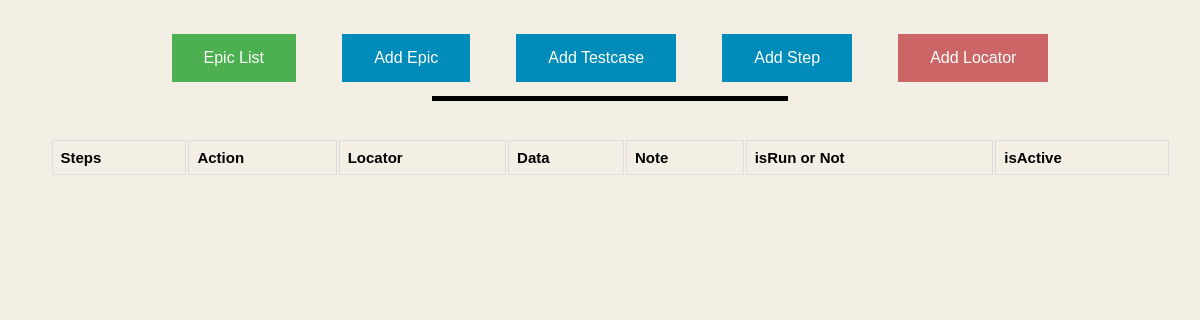
/home.php?mod=step&tc_id=34, run on an earlier commit of the app's database.
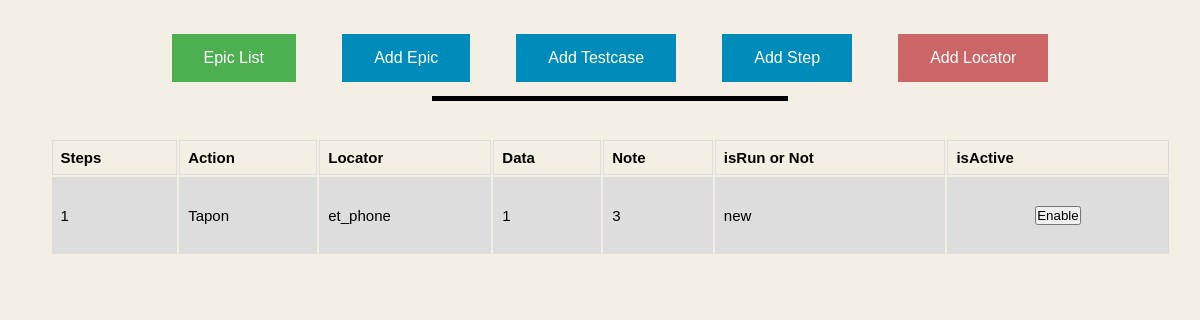
And on a later commit of the database.
### tables this page shows
CREATE TABLE `ct_step` (
  `testcase_id` int(11) NOT NULL,
  `step_id` int(11) NOT NULL,
  `step_index` int(11) NOT NULL,
  `action` varchar(255) NOT NULL,
  `locator` varchar(255) NOT NULL,
  `data` varchar(255) NOT NULL,
  `note` varchar(255) NOT NULL,
  `isRuned` varchar(255) NOT NULL,
  `isActive` int(10) NOT NULL
);

### module/front/step.php (the view, shortened to what this page needs)
<table align = "center" >
  <tr>
    <th>Steps</th>
    <th>Action</th>
    <th>Locator	</th>
    <th>Data</th>
    <th>Note</th>
	 <th>isRun or Not</th>
    <th>isActive</th>
  </tr >
         <?php
   $id=$_GET['tc_id'];
   $sql='SELECT * from ct_step where `testcase_id` = '.$id.' order by step_index';
			$rs=mysqli_query($link,$sql);
	while($r=mysqli_fetch_assoc($rs))
			{
   ?>
      <tr>
        <td><?php echo $r['step_index']; ?></td>
        <td><?php echo $r['action']; ?></td>
          <td><?php echo $r['locator']; ?></td>
           <td><?php echo $r['data']; ?></td>
            <td><?php echo $r['note']; ?></td>
			 <td><?php echo $r['isRuned']; ?></td>
       <td>
         <p>
                   <form method="post" action="<?php
                   if($r['isActive'] == 0){
                       $link13 = "?mod=be_isActive&value=1&step_id=".$r['step_id']."&tc_id=".$id;
                   } else {
                         $link13 = "?mod=be_isActive&value=0&step_id=".$r['step_id']."&tc_id=".$id;
                   }
                   echo $link13;
                   ?>">
                   <?php
                         if($r['isActive'] == 0){
                           echo "<button type=\"submit\" class=\"isactive0\">";
                           echo "Disable";
                         } else {
                           echo "<button type=\"submit\" class=\"isactive1\">";
                             echo "Enable";
                         }
                         ?>
                       </button>
                   </form>
         </p>
       </td>
      </tr>
      <?php } ?>
</table>

What changed in the data, as far as the page shows it:
added ct_step: step_index "1", action "Tapon", locator "et_phone", data "1", note "3", isRuned "new", isActive "Enable"
